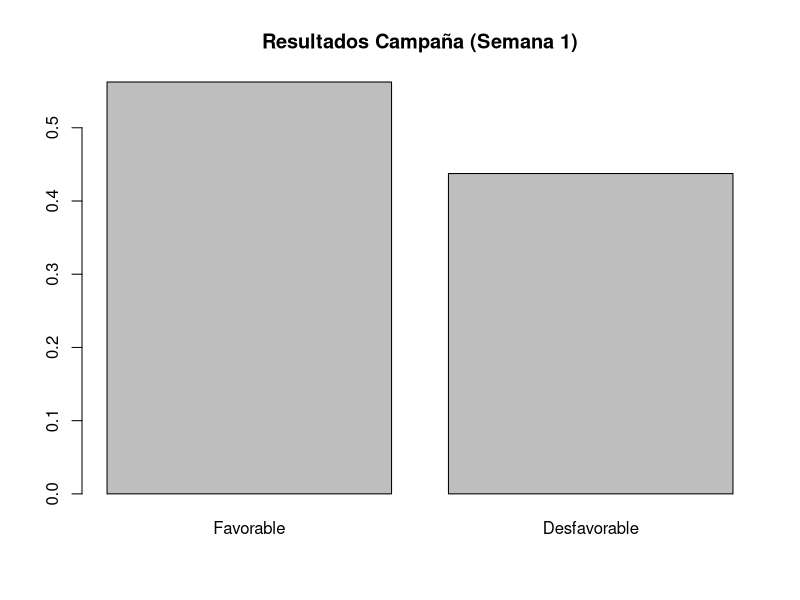
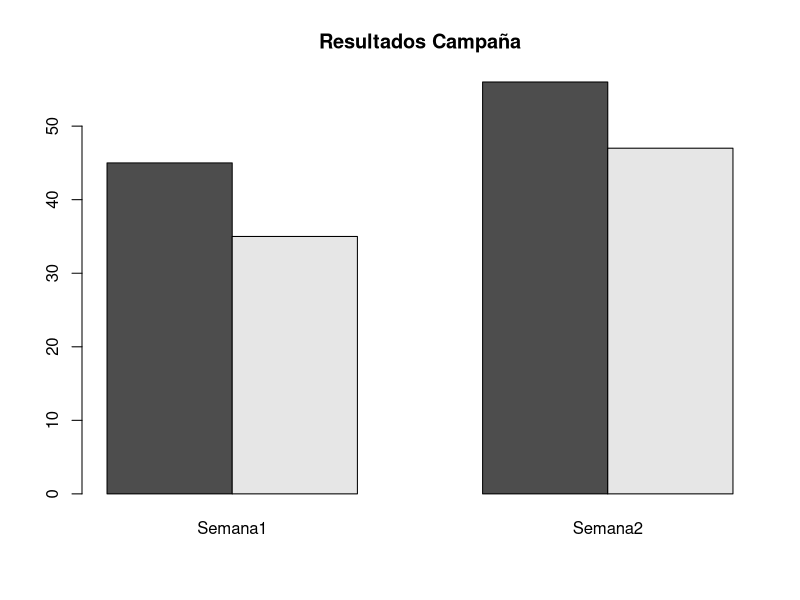
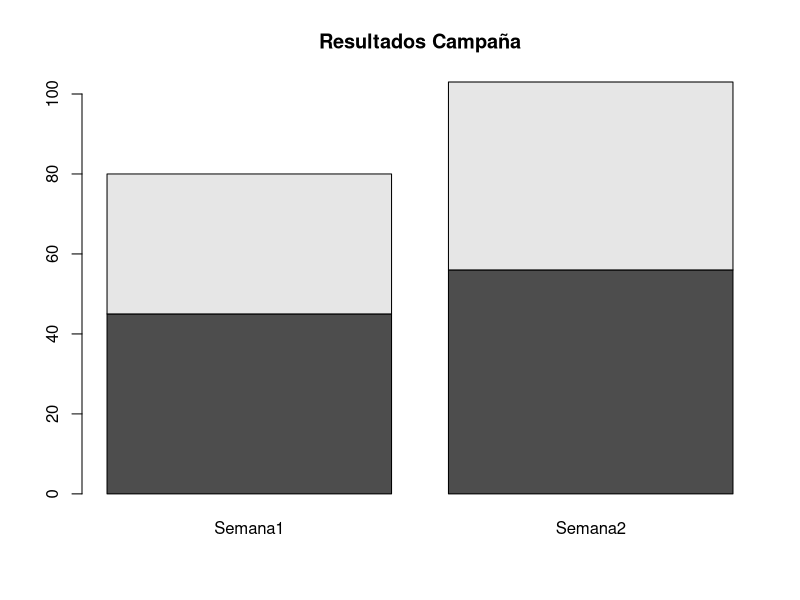

The R source for these figures, in order:
#
# Title:
#   Ejercicios Computación Estadística - Hoja 4 - Ejercicio 8
#
# Author:
#   Sergio García Prado - garciparedes.me
#
# Date:
#   April 2018
#


rm(list = ls())

#
# Apartado a)
#

datos <- data.frame("Semana1" = c(45, 35),
                    "Semana2" = c(56, 47),
                    row.names = c("Favorable", "Desfavorable"))

#
# Apartado b)
#
barplot(as.matrix(datos)[,1] / sum(datos$Semana1), main = "Resultados Campaña (Semana 1)")



#
# Apartado c)
#
barplot(as.matrix(datos), beside = TRUE, main = "Resultados Campaña")
barplot(as.matrix(datos), main = "Resultados Campaña")
